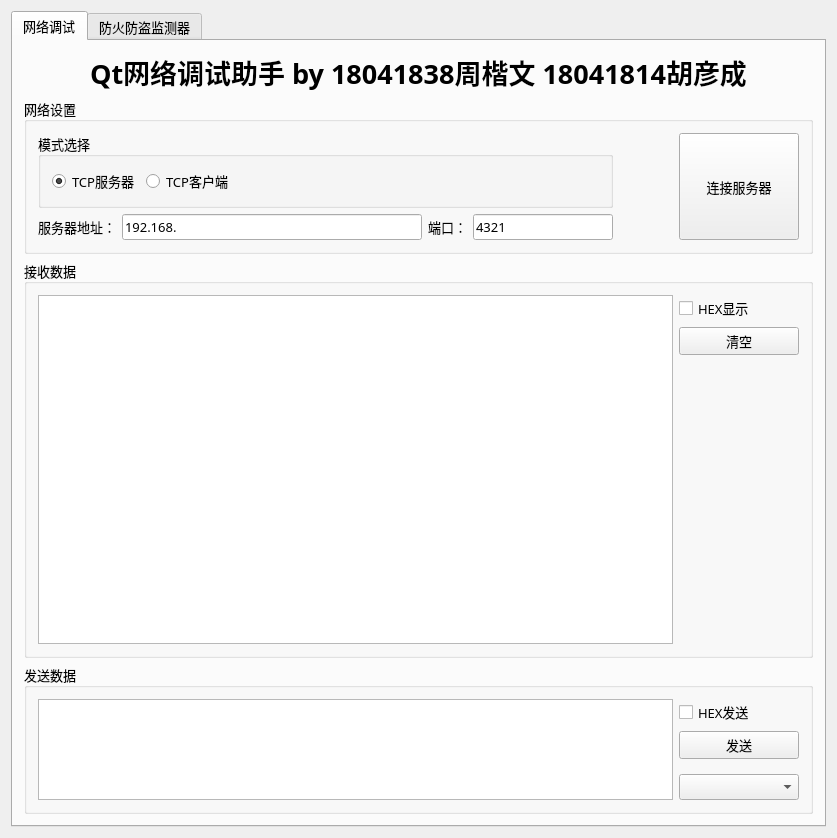
<?xml version="1.0" encoding="UTF-8"?>
<ui version="4.0">
 <class>MainWindow</class>
 <widget class="QMainWindow" name="MainWindow">
  <property name="geometry">
   <rect>
    <x>0</x>
    <y>0</y>
    <width>837</width>
    <height>655</height>
   </rect>
  </property>
  <property name="font">
   <font>
    <family>宋体</family>
    <pointsize>20</pointsize>
   </font>
  </property>
  <property name="windowTitle">
   <string>MainWindow</string>
  </property>
  <widget class="QWidget" name="centralWidget">
   <layout class="QVBoxLayout" name="verticalLayout_5">
    <item>
     <widget class="QTabWidget" name="tabWidget">
      <property name="font">
       <font>
        <family>宋体</family>
        <pointsize>10</pointsize>
       </font>
      </property>
      <property name="currentIndex">
       <number>0</number>
      </property>
      <widget class="QWidget" name="tab">
       <attribute name="title">
        <string>网络调试</string>
       </attribute>
       <layout class="QVBoxLayout" name="verticalLayout_4">
        <item>
         <widget class="QLabel" name="label">
          <property name="font">
           <font>
            <family>宋体</family>
            <pointsize>20</pointsize>
            <weight>75</weight>
            <bold>true</bold>
           </font>
          </property>
          <property name="text">
           <string>Qt网络调试助手 by 18041838周楷文 18041814胡彦成</string>
          </property>
          <property name="alignment">
           <set>Qt::AlignCenter</set>
          </property>
         </widget>
        </item>
        <item>
         <widget class="QGroupBox" name="groupBox_2">
          <property name="sizePolicy">
           <sizepolicy hsizetype="Preferred" vsizetype="Minimum">
            <horstretch>0</horstretch>
            <verstretch>0</verstretch>
           </sizepolicy>
          </property>
          <property name="maximumSize">
           <size>
            <width>16777215</width>
            <height>350</height>
           </size>
          </property>
          <property name="title">
           <string>网络设置</string>
          </property>
          <layout class="QHBoxLayout" name="horizontalLayout">
           <item>
            <layout class="QVBoxLayout" name="verticalLayout">
             <item>
              <widget class="QGroupBox" name="groupBox_4">
               <property name="sizePolicy">
                <sizepolicy hsizetype="Preferred" vsizetype="Minimum">
                 <horstretch>0</horstretch>
                 <verstretch>0</verstretch>
                </sizepolicy>
               </property>
               <property name="minimumSize">
                <size>
                 <width>0</width>
                 <height>60</height>
                </size>
               </property>
               <property name="title">
                <string>模式选择</string>
               </property>
               <property name="checkable">
                <bool>false</bool>
               </property>
               <layout class="QHBoxLayout" name="horizontalLayout_4">
                <item>
                 <widget class="QRadioButton" name="radioServer">
                  <property name="text">
                   <string>TCP服务器</string>
                  </property>
                  <property name="checked">
                   <bool>true</bool>
                  </property>
                 </widget>
                </item>
                <item>
                 <widget class="QRadioButton" name="radioClient">
                  <property name="text">
                   <string>TCP客户端</string>
                  </property>
                  <property name="checked">
                   <bool>false</bool>
                  </property>
                 </widget>
                </item>
                <item>
                 <spacer name="horizontalSpacer_2">
                  <property name="orientation">
                   <enum>Qt::Horizontal</enum>
                  </property>
                  <property name="sizeHint" stdset="0">
                   <size>
                    <width>40</width>
                    <height>20</height>
                   </size>
                  </property>
                 </spacer>
                </item>
               </layout>
              </widget>
             </item>
             <item>
              <layout class="QHBoxLayout" name="horizontalLayout_5">
               <item>
                <widget class="QLabel" name="labelAddr">
                 <property name="text">
                  <string>服务器地址：</string>
                 </property>
                </widget>
               </item>
               <item>
                <widget class="QLineEdit" name="EditIP">
                 <property name="minimumSize">
                  <size>
                   <width>300</width>
                   <height>20</height>
                  </size>
                 </property>
                 <property name="text">
                  <string>192.168.</string>
                 </property>
                </widget>
               </item>
               <item>
                <widget class="QLabel" name="label_2">
                 <property name="text">
                  <string>端口：</string>
                 </property>
                </widget>
               </item>
               <item>
                <widget class="QLineEdit" name="EditPort">
                 <property name="sizePolicy">
                  <sizepolicy hsizetype="Minimum" vsizetype="Fixed">
                   <horstretch>0</horstretch>
                   <verstretch>0</verstretch>
                  </sizepolicy>
                 </property>
                 <property name="minimumSize">
                  <size>
                   <width>140</width>
                   <height>20</height>
                  </size>
                 </property>
                 <property name="maximumSize">
                  <size>
                   <width>150</width>
                   <height>16777215</height>
                  </size>
                 </property>
                 <property name="text">
                  <string>4321</string>
                 </property>
                </widget>
               </item>
              </layout>
             </item>
            </layout>
           </item>
           <item>
            <spacer name="horizontalSpacer">
             <property name="orientation">
              <enum>Qt::Horizontal</enum>
             </property>
             <property name="sizeHint" stdset="0">
              <size>
               <width>40</width>
               <height>20</height>
              </size>
             </property>
            </spacer>
           </item>
           <item>
            <widget class="QPushButton" name="BtnConn">
             <property name="sizePolicy">
              <sizepolicy hsizetype="Minimum" vsizetype="Minimum">
               <horstretch>0</horstretch>
               <verstretch>0</verstretch>
              </sizepolicy>
             </property>
             <property name="minimumSize">
              <size>
               <width>120</width>
               <height>0</height>
              </size>
             </property>
             <property name="maximumSize">
              <size>
               <width>10000</width>
               <height>16777215</height>
              </size>
             </property>
             <property name="text">
              <string>连接服务器</string>
             </property>
            </widget>
           </item>
          </layout>
         </widget>
        </item>
        <item>
         <widget class="QGroupBox" name="groupBox">
          <property name="sizePolicy">
           <sizepolicy hsizetype="Preferred" vsizetype="Preferred">
            <horstretch>0</horstretch>
            <verstretch>0</verstretch>
           </sizepolicy>
          </property>
          <property name="title">
           <string>接收数据</string>
          </property>
          <layout class="QHBoxLayout" name="horizontalLayout_2">
           <item>
            <widget class="QTextEdit" name="EditRecv">
             <property name="readOnly">
              <bool>true</bool>
             </property>
             <property name="textInteractionFlags">
              <set>Qt::TextSelectableByKeyboard|Qt::TextSelectableByMouse</set>
             </property>
            </widget>
           </item>
           <item>
            <layout class="QVBoxLayout" name="verticalLayout_2">
             <item>
              <widget class="QCheckBox" name="chkHexDisp">
               <property name="text">
                <string>HEX显示</string>
               </property>
              </widget>
             </item>
             <item>
              <widget class="QPushButton" name="BtnClearRecv">
               <property name="minimumSize">
                <size>
                 <width>120</width>
                 <height>0</height>
                </size>
               </property>
               <property name="text">
                <string>清空</string>
               </property>
              </widget>
             </item>
             <item>
              <spacer name="verticalSpacer">
               <property name="orientation">
                <enum>Qt::Vertical</enum>
               </property>
               <property name="sizeHint" stdset="0">
                <size>
                 <width>20</width>
                 <height>40</height>
                </size>
               </property>
              </spacer>
             </item>
            </layout>
           </item>
          </layout>
         </widget>
        </item>
        <item>
         <widget class="QGroupBox" name="groupBox_3">
          <property name="maximumSize">
           <size>
            <width>16777215</width>
            <height>150</height>
           </size>
          </property>
          <property name="title">
           <string>发送数据</string>
          </property>
          <layout class="QHBoxLayout" name="horizontalLayout_3">
           <item>
            <widget class="QTextEdit" name="EditSend"/>
           </item>
           <item>
            <layout class="QVBoxLayout" name="verticalLayout_3">
             <item>
              <widget class="QCheckBox" name="chkHexSend">
               <property name="text">
                <string>HEX发送</string>
               </property>
              </widget>
             </item>
             <item>
              <widget class="QPushButton" name="BtnSend">
               <property name="minimumSize">
                <size>
                 <width>120</width>
                 <height>0</height>
                </size>
               </property>
               <property name="text">
                <string>发送</string>
               </property>
              </widget>
             </item>
             <item>
              <spacer name="verticalSpacer_2">
               <property name="orientation">
                <enum>Qt::Vertical</enum>
               </property>
               <property name="sizeHint" stdset="0">
                <size>
                 <width>20</width>
                 <height>40</height>
                </size>
               </property>
              </spacer>
             </item>
             <item>
              <widget class="QComboBox" name="cbLstClients">
               <property name="minimumSize">
                <size>
                 <width>120</width>
                 <height>0</height>
                </size>
               </property>
              </widget>
             </item>
            </layout>
           </item>
          </layout>
         </widget>
        </item>
       </layout>
      </widget>
      <widget class="QWidget" name="tab_2">
       <attribute name="title">
        <string>防火防盗监测器</string>
       </attribute>
       <layout class="QVBoxLayout" name="verticalLayout_6">
        <item>
         <widget class="QGroupBox" name="groupBox_5">
          <property name="font">
           <font>
            <family>宋体</family>
            <pointsize>20</pointsize>
           </font>
          </property>
          <property name="title">
           <string>监测数据</string>
          </property>
          <layout class="QGridLayout" name="gridLayout">
           <item row="5" column="1">
            <widget class="QLineEdit" name="edit_gy">
             <property name="font">
              <font>
               <family>宋体</family>
               <pointsize>16</pointsize>
              </font>
             </property>
             <property name="readOnly">
              <bool>true</bool>
             </property>
            </widget>
           </item>
           <item row="2" column="0">
            <widget class="QLabel" name="label_5">
             <property name="font">
              <font>
               <family>宋体</family>
               <pointsize>16</pointsize>
              </font>
             </property>
             <property name="text">
              <string>加速度ay：</string>
             </property>
             <property name="alignment">
              <set>Qt::AlignRight|Qt::AlignTrailing|Qt::AlignVCenter</set>
             </property>
            </widget>
           </item>
           <item row="1" column="1">
            <widget class="QLineEdit" name="edit_ax">
             <property name="font">
              <font>
               <family>宋体</family>
               <pointsize>16</pointsize>
              </font>
             </property>
             <property name="readOnly">
              <bool>true</bool>
             </property>
            </widget>
           </item>
           <item row="1" column="0">
            <widget class="QLabel" name="label_4">
             <property name="font">
              <font>
               <family>宋体</family>
               <pointsize>16</pointsize>
              </font>
             </property>
             <property name="text">
              <string>加速度ax：</string>
             </property>
             <property name="alignment">
              <set>Qt::AlignRight|Qt::AlignTrailing|Qt::AlignVCenter</set>
             </property>
            </widget>
           </item>
           <item row="7" column="0">
            <widget class="QLabel" name="label_13">
             <property name="font">
              <font>
               <family>宋体</family>
               <pointsize>16</pointsize>
              </font>
             </property>
             <property name="text">
              <string>俯仰角：</string>
             </property>
             <property name="alignment">
              <set>Qt::AlignRight|Qt::AlignTrailing|Qt::AlignVCenter</set>
             </property>
            </widget>
           </item>
           <item row="8" column="1">
            <widget class="QLineEdit" name="edit_roll">
             <property name="font">
              <font>
               <family>宋体</family>
               <pointsize>16</pointsize>
              </font>
             </property>
             <property name="readOnly">
              <bool>true</bool>
             </property>
            </widget>
           </item>
           <item row="6" column="0">
            <widget class="QLabel" name="label_12">
             <property name="font">
              <font>
               <family>宋体</family>
               <pointsize>16</pointsize>
              </font>
             </property>
             <property name="text">
              <string>角速度gz：</string>
             </property>
             <property name="alignment">
              <set>Qt::AlignRight|Qt::AlignTrailing|Qt::AlignVCenter</set>
             </property>
            </widget>
           </item>
           <item row="5" column="0">
            <widget class="QLabel" name="label_11">
             <property name="font">
              <font>
               <family>宋体</family>
               <pointsize>16</pointsize>
              </font>
             </property>
             <property name="text">
              <string>角速度gy：</string>
             </property>
             <property name="alignment">
              <set>Qt::AlignRight|Qt::AlignTrailing|Qt::AlignVCenter</set>
             </property>
            </widget>
           </item>
           <item row="2" column="1">
            <widget class="QLineEdit" name="edit_ay">
             <property name="font">
              <font>
               <family>宋体</family>
               <pointsize>16</pointsize>
              </font>
             </property>
             <property name="readOnly">
              <bool>true</bool>
             </property>
            </widget>
           </item>
           <item row="3" column="0">
            <widget class="QLabel" name="label_9">
             <property name="font">
              <font>
               <family>宋体</family>
               <pointsize>16</pointsize>
              </font>
             </property>
             <property name="text">
              <string>加速度az：</string>
             </property>
             <property name="alignment">
              <set>Qt::AlignRight|Qt::AlignTrailing|Qt::AlignVCenter</set>
             </property>
            </widget>
           </item>
           <item row="7" column="1">
            <widget class="QLineEdit" name="edit_pitch">
             <property name="font">
              <font>
               <family>宋体</family>
               <pointsize>16</pointsize>
              </font>
             </property>
             <property name="readOnly">
              <bool>true</bool>
             </property>
            </widget>
           </item>
           <item row="3" column="1">
            <widget class="QLineEdit" name="edit_az">
             <property name="font">
              <font>
               <family>宋体</family>
               <pointsize>16</pointsize>
              </font>
             </property>
             <property name="readOnly">
              <bool>true</bool>
             </property>
            </widget>
           </item>
           <item row="8" column="0">
            <widget class="QLabel" name="label_14">
             <property name="font">
              <font>
               <family>宋体</family>
               <pointsize>16</pointsize>
              </font>
             </property>
             <property name="text">
              <string>横滚角：</string>
             </property>
             <property name="alignment">
              <set>Qt::AlignRight|Qt::AlignTrailing|Qt::AlignVCenter</set>
             </property>
            </widget>
           </item>
           <item row="4" column="1">
            <widget class="QLineEdit" name="edit_gx">
             <property name="font">
              <font>
               <family>宋体</family>
               <pointsize>16</pointsize>
              </font>
             </property>
             <property name="readOnly">
              <bool>true</bool>
             </property>
            </widget>
           </item>
           <item row="9" column="1">
            <widget class="QLineEdit" name="edit_yaw">
             <property name="font">
              <font>
               <family>宋体</family>
               <pointsize>16</pointsize>
              </font>
             </property>
             <property name="readOnly">
              <bool>true</bool>
             </property>
            </widget>
           </item>
           <item row="0" column="0">
            <widget class="QLabel" name="label_3">
             <property name="font">
              <font>
               <family>宋体</family>
               <pointsize>16</pointsize>
              </font>
             </property>
             <property name="text">
              <string>温度：</string>
             </property>
             <property name="alignment">
              <set>Qt::AlignRight|Qt::AlignTrailing|Qt::AlignVCenter</set>
             </property>
            </widget>
           </item>
           <item row="4" column="0">
            <widget class="QLabel" name="label_10">
             <property name="font">
              <font>
               <family>宋体</family>
               <pointsize>16</pointsize>
              </font>
             </property>
             <property name="text">
              <string>角速度gx：</string>
             </property>
             <property name="alignment">
              <set>Qt::AlignRight|Qt::AlignTrailing|Qt::AlignVCenter</set>
             </property>
            </widget>
           </item>
           <item row="6" column="1">
            <widget class="QLineEdit" name="edit_gz">
             <property name="font">
              <font>
               <family>宋体</family>
               <pointsize>16</pointsize>
              </font>
             </property>
             <property name="readOnly">
              <bool>true</bool>
             </property>
            </widget>
           </item>
           <item row="9" column="0">
            <widget class="QLabel" name="label_15">
             <property name="font">
              <font>
               <family>宋体</family>
               <pointsize>16</pointsize>
              </font>
             </property>
             <property name="text">
              <string>航向角：</string>
             </property>
             <property name="alignment">
              <set>Qt::AlignRight|Qt::AlignTrailing|Qt::AlignVCenter</set>
             </property>
            </widget>
           </item>
           <item row="0" column="1">
            <widget class="QLineEdit" name="edit_temp">
             <property name="font">
              <font>
               <family>宋体</family>
               <pointsize>16</pointsize>
              </font>
             </property>
             <property name="readOnly">
              <bool>true</bool>
             </property>
            </widget>
           </item>
           <item row="10" column="0">
            <widget class="QLabel" name="label_16">
             <property name="font">
              <font>
               <family>宋体</family>
               <pointsize>16</pointsize>
              </font>
             </property>
             <property name="text">
              <string>报警状态：</string>
             </property>
             <property name="alignment">
              <set>Qt::AlignRight|Qt::AlignTrailing|Qt::AlignVCenter</set>
             </property>
            </widget>
           </item>
           <item row="10" column="1">
            <widget class="QLineEdit" name="edit_warn">
             <property name="font">
              <font>
               <family>宋体</family>
               <pointsize>16</pointsize>
              </font>
             </property>
             <property name="readOnly">
              <bool>true</bool>
             </property>
            </widget>
           </item>
          </layout>
         </widget>
        </item>
        <item>
         <widget class="QGroupBox" name="groupBox_6">
          <property name="font">
           <font>
            <family>宋体</family>
            <pointsize>20</pointsize>
           </font>
          </property>
          <property name="title">
           <string>参数设置：</string>
          </property>
          <layout class="QGridLayout" name="gridLayout_3">
           <item row="1" column="2">
            <widget class="QLabel" name="label_21">
             <property name="font">
              <font>
               <family>宋体</family>
               <pointsize>16</pointsize>
              </font>
             </property>
             <property name="text">
              <string>上传时间间隔：</string>
             </property>
             <property name="alignment">
              <set>Qt::AlignRight|Qt::AlignTrailing|Qt::AlignVCenter</set>
             </property>
            </widget>
           </item>
           <item row="1" column="1">
            <widget class="QSpinBox" name="spin_warntime">
             <property name="font">
              <font>
               <family>宋体</family>
               <pointsize>16</pointsize>
              </font>
             </property>
             <property name="suffix">
              <string>秒</string>
             </property>
             <property name="maximum">
              <number>60</number>
             </property>
             <property name="value">
              <number>30</number>
             </property>
            </widget>
           </item>
           <item row="0" column="0">
            <widget class="QLabel" name="label_17">
             <property name="font">
              <font>
               <family>宋体</family>
               <pointsize>16</pointsize>
              </font>
             </property>
             <property name="text">
              <string>温度上限：</string>
             </property>
             <property name="alignment">
              <set>Qt::AlignRight|Qt::AlignTrailing|Qt::AlignVCenter</set>
             </property>
            </widget>
           </item>
           <item row="0" column="1">
            <widget class="QSpinBox" name="spin_templmt">
             <property name="font">
              <font>
               <family>宋体</family>
               <pointsize>16</pointsize>
              </font>
             </property>
             <property name="suffix">
              <string>℃</string>
             </property>
             <property name="value">
              <number>35</number>
             </property>
            </widget>
           </item>
           <item row="1" column="3">
            <widget class="QDoubleSpinBox" name="spin_upstep">
             <property name="font">
              <font>
               <family>宋体</family>
               <pointsize>16</pointsize>
              </font>
             </property>
             <property name="suffix">
              <string>秒</string>
             </property>
             <property name="decimals">
              <number>1</number>
             </property>
             <property name="minimum">
              <double>0.100000000000000</double>
             </property>
             <property name="maximum">
              <double>10.000000000000000</double>
             </property>
             <property name="singleStep">
              <double>0.100000000000000</double>
             </property>
            </widget>
           </item>
           <item row="1" column="0">
            <widget class="QLabel" name="label_20">
             <property name="font">
              <font>
               <family>宋体</family>
               <pointsize>16</pointsize>
              </font>
             </property>
             <property name="text">
              <string>报警时长：</string>
             </property>
             <property name="alignment">
              <set>Qt::AlignRight|Qt::AlignTrailing|Qt::AlignVCenter</set>
             </property>
            </widget>
           </item>
           <item row="0" column="3">
            <widget class="QComboBox" name="cmb_mpustep">
             <property name="font">
              <font>
               <family>宋体</family>
               <pointsize>16</pointsize>
              </font>
             </property>
             <property name="currentIndex">
              <number>7</number>
             </property>
             <item>
              <property name="text">
               <string>关闭</string>
              </property>
             </item>
             <item>
              <property name="text">
               <string>1级</string>
              </property>
             </item>
             <item>
              <property name="text">
               <string>2级</string>
              </property>
             </item>
             <item>
              <property name="text">
               <string>3级</string>
              </property>
             </item>
             <item>
              <property name="text">
               <string>4级</string>
              </property>
             </item>
             <item>
              <property name="text">
               <string>5级</string>
              </property>
             </item>
             <item>
              <property name="text">
               <string>6级</string>
              </property>
             </item>
             <item>
              <property name="text">
               <string>7级</string>
              </property>
             </item>
             <item>
              <property name="text">
               <string>8级</string>
              </property>
             </item>
             <item>
              <property name="text">
               <string>9级</string>
              </property>
             </item>
            </widget>
           </item>
           <item row="0" column="2">
            <widget class="QLabel" name="label_19">
             <property name="font">
              <font>
               <family>宋体</family>
               <pointsize>16</pointsize>
              </font>
             </property>
             <property name="text">
              <string>震动灵敏度：</string>
             </property>
             <property name="alignment">
              <set>Qt::AlignRight|Qt::AlignTrailing|Qt::AlignVCenter</set>
             </property>
            </widget>
           </item>
           <item row="2" column="0" colspan="2">
            <widget class="QPushButton" name="btn_readpara">
             <property name="minimumSize">
              <size>
               <width>0</width>
               <height>50</height>
              </size>
             </property>
             <property name="font">
              <font>
               <family>宋体</family>
               <pointsize>16</pointsize>
              </font>
             </property>
             <property name="text">
              <string>读取参数</string>
             </property>
            </widget>
           </item>
           <item row="2" column="2" colspan="2">
            <widget class="QPushButton" name="btn_setpara">
             <property name="minimumSize">
              <size>
               <width>0</width>
               <height>50</height>
              </size>
             </property>
             <property name="font">
              <font>
               <family>宋体</family>
               <pointsize>16</pointsize>
              </font>
             </property>
             <property name="text">
              <string>设置参数</string>
             </property>
            </widget>
           </item>
          </layout>
         </widget>
        </item>
        <item>
         <spacer name="verticalSpacer_3">
          <property name="orientation">
           <enum>Qt::Vertical</enum>
          </property>
          <property name="sizeHint" stdset="0">
           <size>
            <width>20</width>
            <height>40</height>
           </size>
          </property>
         </spacer>
        </item>
       </layout>
      </widget>
     </widget>
    </item>
   </layout>
  </widget>
 </widget>
 <layoutdefault spacing="6" margin="11"/>
 <resources/>
 <connections/>
</ui>
